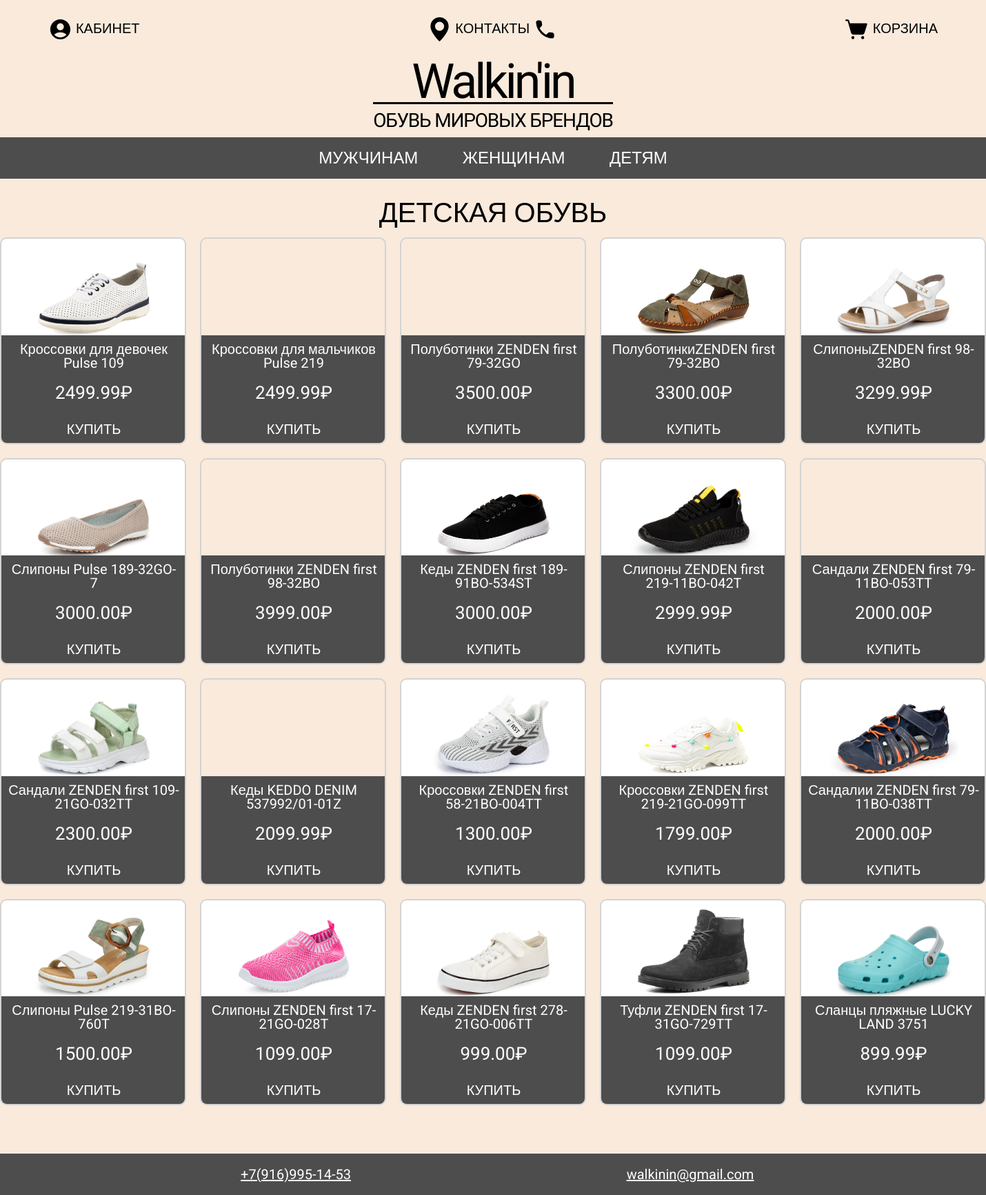
Screenshot of /kid.php with the database file from the repository.
### tables this page shows
CREATE TABLE `products` (
  `id` int UNSIGNED NOT NULL,
  `tag` int NOT NULL,
  `name` varchar(40) NOT NULL,
  `price` decimal(10,2) NOT NULL,
  `count` int NOT NULL,
  `img1` varchar(50) NOT NULL,
  `img2` varchar(50) NOT NULL,
  `img3` varchar(50) NOT NULL,
  `description` varchar(300) NOT NULL
);

### kid.php (the view, shortened to what this page needs)
<!DOCTYPE html>
<html lang="ru">
<head>
    <link rel="stylesheet" href="styles/reset.css">
    <link rel="stylesheet" href="styles/main.css">
</head>
<body>
    <header>
        <div class="top-header">
            <a class="icon_btn" href="login.php">
                <img class="icon_acc" src="img/account.svg" alt="">
                <span>КАБИНЕТ</span>
            </a>
            <a class="contact_btn" href="cont.html">
                <img class="icon_geo" src="img/geo.svg" alt="">
                <span>КОНТАКТЫ</span>
                <img class="icon_phone" src="img/phone.svg" alt="">
            </a>
            <a class="cart_btn" href="cart.php">
                <img class="icon_cart" src="img/cart.svg" alt="">
                <span>КОРЗИНА</span>
            </a>
        </div>
        <div class="bottom-header">
            <a class="LOGO" href="index.php">
                <div class="main_logo" href="">Walkin'in</div>
                <div class="descr_logo" href="">ОБУВЬ МИРОВЫХ БРЕНДОВ</div>
            </a>
            <div class="menu_bg">
            <div class="menu">
                <a href="male.php" class="menu_btn mens">
                    МУЖЧИНАМ
                </a>
                <a href="female.php" class="menu_btn womens">
                    ЖЕНЩИНАМ
                </a>
                <a href="kid.php" class="menu_btn kids">
                    ДЕТЯМ
                </a>
            </div>
            </div>
        </div>
    </header>
    <main>
        <h1>ДЕТСКАЯ ОБУВЬ</h1>
        <div class="cards">
            <?php
            $conn = mysqli_connect('localhost','root','','walkinin_db') or die('Ошибка');
            $sql = "SELECT * FROM products WHERE tag = 3";
            $result = mysqli_query($conn,$sql);
            while ($products = mysqli_fetch_assoc($result)){
            ?>
            <div class="card" id="c1">
                <div class="inner_card1">
                    <img src="<?php echo $products['img1']; ?>" loading="lazy" alt="">
                </div>
                <div class="inner_card2">
                    <h2 class="card_name"><?php echo $products['name']; ?></h2>
                    <span class="card_price"><?php echo $products['price']?>₽</span>
                    <a href="product.php?id=<?php echo $products['id'];?>" class="card_buy">КУПИТЬ</a>
                </div>
            </div>
            <?php
            };
            ?>
        </div>
    </main>
    <footer>
        <span class="f_tel"><a href="tel:+79169951453">+7(916)995-14-53</a></span>
        <span class="f_mail"><a href="mailto:walkinin@gmail.com">walkinin@gmail.com</a></span>
    </footer>
</body>
</html>

### styles/main.css (style rules this page uses)
:root { --color-dark: #000000; --color-bright: #ffffff; --color-accent1: #d3d3d3; --color-accent2: #4d4d4d; --color-main-background: #F9EADC; --color-warning: #e08181; --main: 'Roboto', sans-serif; --title: 'Kalam', cursive; }
html { scroll-behavior: smooth; font-size: 20px; }
body { background-color: var(--color-main-background); font-family: var(--main); }
a { color:var(--color-dark); }
header { margin: 25px 0px 30px 0px; }
.top-header { margin: 0 70px; display: flex; justify-content: space-between; }
.icon_acc, .icon_geo, .icon_phone, .icon_cart { height: 35px; vertical-align: middle; }
.icon_btn:after, .contact_btn:after, .cart_btn:after { display: block; position: absolute; left: 0; width: 0; height: 2px; background-color: var(--color-dark); content: ""; transition: width 0.2s ease-out; }
.icon_btn, .contact_btn, .cart_btn { position: relative; color: var(--color-dark); cursor: pointer; line-height: 1; }
.bottom-header { margin-top: 15px; text-align: center; display: grid; }
.main_logo { font-family: var(--title); font-size: 3.5rem ; letter-spacing:-0.2rem; display: block; margin-bottom: -5px; padding-top: 8px; }
.descr_logo { font-family: var(--title); font-size: 1.4rem; letter-spacing:-0.06rem; display: block; padding-top: 10px; border-top: #000000 3px solid; }
.LOGO { margin: 0 auto; }
.menu { display: flex; justify-content: space-between; grid-gap:2vw; }
.menu_bg { margin-top: 10px; background-color: var(--color-accent2); display: flex; justify-content: center; }
.menu_btn { font-size: 1.2rem; padding: 18px; color:var(--color-bright); }
main > h1 { font-size: 2rem; text-align: center; margin-bottom: 15px; }
main { max-width: 1600px; margin: 0 auto; }
footer { display: grid; grid-template-columns: repeat(5, 1fr); grid-template-rows: repeat(3,1fr); height: 60px; background-color: var(--color-accent2); justify-items: center; }
footer a { color: var(--color-bright); text-decoration: underline; font-size: 1rem; padding: 5px 5px; }
.f_tel { grid-column: 2; grid-row: 2; }
.f_mail { grid-column: 4; grid-row: 2; }
.cards { display: grid; grid-template-columns: repeat(5, minmax(268px, 1fr)); grid-template-rows: repeat(4,1fr); grid-gap: 20px; margin-bottom: 70px; }
.card { aspect-ratio: 360/400; border-radius: 10px; display: grid; grid-template-columns: 1fr; grid-template-rows: 1fr 1fr; overflow:hidden; border: solid 2px var(--color-accent1); }
.inner_card1 { grid-column: 1; grid-column: 1; justify-self: center; overflow:hidden; background-color: var(--color-bright); }
.inner_card1 > img { display: block; object-fit: cover; width: 70%; margin: 0 auto; margin-top: -10%; }
.inner_card2 { background-color: var(--color-accent2); grid-column: 1; grid-row: 2; display: grid; grid-template-columns: repeat(2, minmax(134px, 152px)); grid-template-rows: 1fr auto auto; row-gap: 20px; }
.card_name { grid-column: span 2; grid-row: 1; justify-self: center; color: var(--color-bright); padding: 0 10px; padding-top: 10px; text-align: center; }
.card_price { grid-column: span 2; grid-row: 2; justify-self: center; color: var(--color-bright); font-size: 1.3rem; }
.card_buy { justify-self: center; grid-column: span 2; grid-row: 3; color: var(--color-bright); padding: 10px 20px; }

### rows the page displays
products: img1 (picture), name "Кроссовки для девочек Pulse 109", price "2499.99"
products: name "Кроссовки для мальчиков Pulse 219", price "2499.99"
products: name "Полуботинки ZENDEN first 79-32GO", price "3500.00"
products: img1 (picture), name "ПолуботинкиZENDEN first 79-32BO", price "3300.00"
products: img1 (picture), name "СлипоныZENDEN first 98-32BO", price "3299.99"
products: img1 (picture), name "Слипоны Pulse 189-32GO-7", price "3000.00"
products: name "Полуботинки ZENDEN first 98-32BO", price "3999.00"
products: img1 (picture), name "Кеды ZENDEN first 189-91BO-534ST", price "3000.00"
products: img1 (picture), name "Слипоны ZENDEN first 219-11BO-042T", price "2999.99"
products: name "Сандали ZENDEN first 79-11BO-053TT", price "2000.00"
products: img1 (picture), name "Сандали ZENDEN first 109-21GO-032TT", price "2300.00"
products: name "Кеды KEDDO DENIM 537992/01-01Z", price "2099.99"
products: img1 (picture), name "Кроссовки ZENDEN first 58-21BO-004TT", price "1300.00"
products: img1 (picture), name "Кроссовки ZENDEN first 219-21GO-099TT", price "1799.00"
products: img1 (picture), name "Сандалии ZENDEN first 79-11BO-038TT", price "2000.00"
products: img1 (picture), name "Слипоны Pulse 219-31BO-760T", price "1500.00"
products: img1 (picture), name "Слипоны ZENDEN first 17-21GO-028T", price "1099.00"
products: img1 (picture), name "Кеды ZENDEN first 278-21GO-006TT", price "999.00"
products: img1 (picture), name "Туфли ZENDEN first 17-31GO-729TT", price "1099.00"
products: img1 (picture), name "Сланцы пляжные LUCKY LAND 3751", price "899.99"
